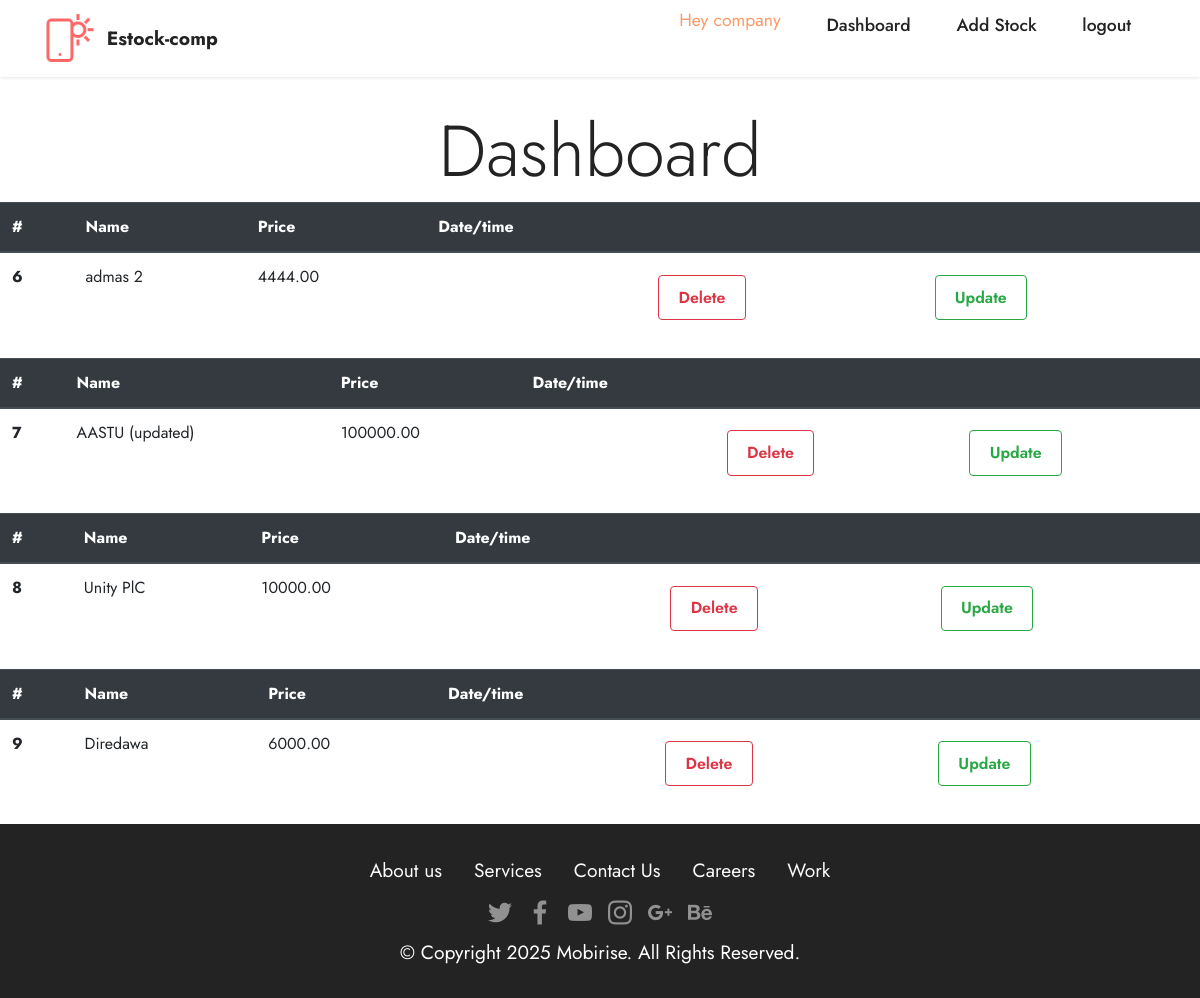
/comp/dashboardComp (signed in), run on an earlier commit of the app's database.
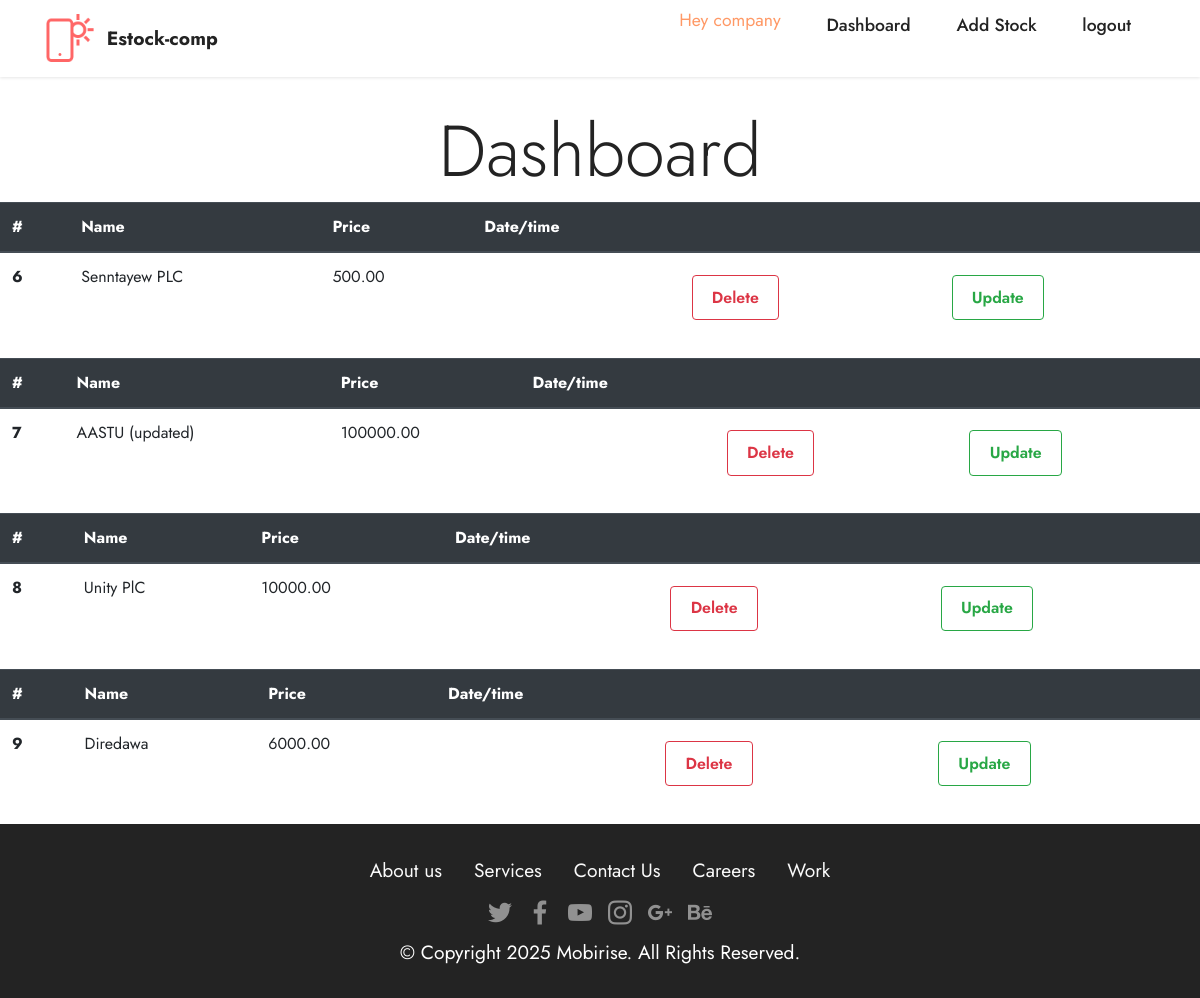
And on a later commit of the database.
### company/models.py (models this page shows, shortened)
class PostModel(models.Model):
    name = models.CharField(max_length=100, blank=False, null=False)
    bio = models.TextField(blank=False, null=False)
    logo = models.ImageField(blank=False, null=False, upload_to='images/posty')
    price = models.DecimalField(blank=False, null=False, max_digits=9, decimal_places=2)

### company/decorators.py (the view)
        def wrapper_func(request, *args, **kwargs):
            group = None
            if request.user.groups.exists():
                group = request.user.groups.all()[0].name
                if group in allowed_roles:
                    return view_func(request, *args, **kwargs)
                else:
                    return HttpResponse("<h1>You are not authorized to view this page")

### company/views.py (called while the page is built)
@allowed_users(allowed_roles='startup')
def Dashboard(request):
    stock = PostModel.objects.all()
    context = {'stocks':stock}
    return render(request, 'company/dashboard.html',context)

### templates/company/dashboard.html
{% extends 'company/base.html' %}
{% load static %}
{% block content %}
<br><br>
 <section>
    <h4 class="display-3 text-center">Dashboard</h4>
    {% for stock in stocks %}
    <table class="table">
        <thead class="thead-dark">
          <tr>
            <th scope="col">#</th>
            <th scope="col">Name</th>
            <th scope="col">Price</th>
            <th scope="col">Date/time</th>
            <th scope="col"></th>
            <th scope="col"></th>
          </tr>
        </thead>
        <tbody>
          <tr>
            <th scope="row">{{ stock.id }}</th>
            <td>{{ stock.name }}</td>
            <td>{{ stock.price }}</td>
            <td>{{ stock.created_at }}</td>
            <td><a class="btn  btn-outline-danger" href="">Delete</a></td>
            <td><a class="btn  btn-outline-success" href="{% url 'update' stock.pk %}">Update</a></td>
          </tr>
        </tbody>
      </table>
{% endfor %}
</section>
{% endblock%}

### templates/company/base.html (shortened to what this page needs)
{% load static %}
<!DOCTYPE html>
<html lang="en">
<head>
    <link rel="stylesheet" href="{% static 'assets/tether/tether.min.css' %}">
    <link rel="stylesheet" href="{% static 'assets/bootstrap/css/bootstrap.min.css' %}">
    <link rel="stylesheet" href="{% static 'assets/bootstrap/css/bootstrap-grid.min.css' %}">
    <link rel="stylesheet" href="{% static 'assets/bootstrap/css/bootstrap-reboot.min.css' %}">
    <link rel="stylesheet" href="{% static 'assets/formstyler/jquery.formstyler.css' %}">
    <link rel="stylesheet" href="{% static 'assets/formstyler/jquery.formstyler.theme.css' %}">
    <link rel="stylesheet" href="{% static 'assets/datepicker/jquery.datetimepicker.min.css' %}">
    <link rel="stylesheet" href="{% static 'assets/dropdown/css/style.css' %}">
    <link rel="stylesheet" href="{% static 'assets/socicon/css/styles.css' %}">
    <link rel="stylesheet" href="{% static 'assets/theme/css/style.css' %}">
    <link rel="stylesheet" href="{% static 'assets/mobirise/css/mbr-additional.css' %}" type="text/css">
</head>
<body>
    <section class="menu menu2 cid-sFZeYj1jb3" once="menu" id="menu2-k">
        <nav class="navbar navbar-dropdown navbar-fixed-top navbar-expand-lg">
            <div class="container">
                <div class="navbar-brand">
                    <span class="navbar-logo">
                        <a href="https://mobiri.se">
                            <img src="{% static 'assets/images/logo.png' %}" alt="Mobirise" style="height: 3rem;">
                        </a>
                    </span>
                    <span class="navbar-caption-wrap"><a class="navbar-caption text-black display-7" href="{% url 'comp-home' %}">Estock-comp</a></span>
                </div>
                <div class="collapse navbar-collapse" id="navbarSupportedContent">
                    <ul class="navbar-nav nav-dropdown nav-right" data-app-modern-menu="true"><li class="nav-item"><a class="nav-link link text-black display-4" href=""></a></li>
                       {% if user.is_authenticated %}
                       <li class="nav-item"><a class="nav-link link text-black text-primary display-4" href="#"><span class="text-danger">Hey {{ user.username }}</span></a></li>
                        <li class="nav-item"><a class="nav-link link text-black text-primary display-4" href="{% url 'dashboard-comp'%}">Dashboard</a></li>
                        <li class="nav-item"><a class="nav-link link text-black text-primary display-4" href="{% url 'post'%}">Add Stock</a></li>
                        <li class="nav-item"><a class="nav-link link text-black text-primary display-4" href="{% url 'logout' %}">logout<br><br></a>
                        </li>
                        {% else %}
                        <li class="nav-item"><a class="nav-link link text-black text-primary display-4" href="{% url 'register-comp' %}">Register</a></li>
                        <li class="nav-item"><a class="nav-link link text-black text-primary display-4" href="{% url 'login-comp' %}">Login</a>
                        </li>
                        {% endif %}
                    </ul>
                </div>
            </div>
        </nav>
    </section>
    {% block content %}
    {% endblock %}
    <section class="footer3 cid-sFZfp0zDk6" once="footers" id="footer3-l">
        <div class="container">
            <div class="media-container-row align-center mbr-white">
                <div class="row row-links">
                    <ul class="foot-menu">
                    <li class="foot-menu-item mbr-fonts-style display-7">
                            <a class="text-white" href="#" target="_blank">About us</a>
                        </li><li class="foot-menu-item mbr-fonts-style display-7">
                            <a class="text-white" href="#" target="_blank">Services</a>
                        </li><li class="foot-menu-item mbr-fonts-style display-7">
                            <a class="text-white" href="#" target="_blank">Contact Us</a>
                        </li><li class="foot-menu-item mbr-fonts-style display-7">
                            <a class="text-white" href="#" target="_blank">Careers</a>
                        </li><li class="foot-menu-item mbr-fonts-style display-7">
                            <a class="text-white" href="#" target="_blank">Work</a>
                        </li></ul>
                </div>
                <div class="row social-row">
                    <div class="social-list align-right pb-2">
                    <div class="soc-item">
                            <a href="https://twitter.com/mobirise" target="_blank">
                                <span class="socicon-twitter socicon mbr-iconfont mbr-iconfont-social"></span>
                            </a>
                        </div><div class="soc-item">
                            <a href="https://www.facebook.com/pages/Mobirise/1616226671953247" target="_blank">
                                <span class="socicon-facebook socicon mbr-iconfont mbr-iconfont-social"></span>
                            </a>
                        </div><div class="soc-item">
                            <a href="https://www.youtube.com/c/mobirise" target="_blank">
                                <span class="socicon-youtube socicon mbr-iconfont mbr-iconfont-social"></span>
                            </a>
                        </div><div class="soc-item">
                            <a href="https://instagram.com/mobirise" target="_blank">
                                <span class="socicon-instagram socicon mbr-iconfont mbr-iconfont-social"></span>
                            </a>
                        </div><div class="soc-item">
                            <a href="https://plus.google.com/u/0/+Mobirise" target="_blank">
                                <span class="socicon-googleplus socicon mbr-iconfont mbr-iconfont-social"></span>
                            </a>
                        </div><div class="soc-item">
                            <a href="https://www.behance.net/Mobirise" target="_blank">
                                <span class="socicon-behance socicon mbr-iconfont mbr-iconfont-social"></span>
                            </a>
                        </div></div>
                </div>
                <div class="row row-copirayt">
                    <p class="mbr-text mb-0 mbr-fonts-style mbr-white align-center display-7">
                        © Copyright 2025 Mobirise. All Rights Reserved.
                    </p>
                </div>
            </div>
        </div>
    </section>
</body>
</html>

### static/assets/dropdown/css/style.css (style rules this page uses)
.navbar-dropdown { left: 0; padding: 0; position: absolute; right: 0; top: 0; transition: all 0.45s ease; z-index: 1030; background: #282828; }
.navbar-dropdown .navbar-logo { margin-right: 0.8rem; transition: margin 0.3s ease-in-out; vertical-align: middle; }
.navbar-dropdown .navbar-logo img { height: 3.125rem; transition: all 0.3s ease-in-out; }
.navbar-dropdown .navbar-caption { font-weight: 700; white-space: normal; vertical-align: -4px; line-height: 3.125rem !important; }
.navbar-dropdown .navbar-caption, .navbar-dropdown .navbar-caption:hover { color: inherit; text-decoration: none; }
.navbar-dropdown.navbar-fixed-top { position: fixed; }
.navbar-dropdown .navbar-brand span { vertical-align: -4px; }
.nav-dropdown { font-size: 0.75rem; font-weight: 500; height: auto !important; }
.nav-dropdown .link { margin: .667em 1.667em; font-weight: 500; padding: 0; transition: color .2s ease-in-out; }
.nav-dropdown .link::after, .nav-dropdown .dropdown-item::after { color: inherit; }

### static/assets/theme/css/style.css (style rules this page uses)
section { background-color: #ffffff; }
body { font-style: normal; line-height: 1.5; font-weight: 400; color: #232323; position: relative; }
section, .container, .container-fluid { position: relative; word-wrap: break-word; }
a { font-style: normal; font-weight: 400; cursor: pointer; }
a, a:hover { text-decoration: none; }
.mbr-text { font-style: normal; line-height: 1.7; }
h1, h2, h3, h4, h5, h6, .display-1, .display-2, .display-4, .display-5, .display-7, span, p, a { line-height: 1; word-break: break-word; word-wrap: break-word; font-weight: 400; }
section { background-position: 50% 50%; background-repeat: no-repeat; background-size: cover; }
.mbr-white { color: #ffffff; }
.align-center { text-align: center; }
.align-right { text-align: right; }
.media-container-row { display: flex; flex-direction: row; flex-wrap: wrap; justify-content: center; align-content: center; align-items: start; }
@media (min-width: 992px) { .media-container-row { flex-wrap: nowrap; } }
img, iframe { display: block; width: 100%; }
.btn { font-weight: 600; border-width: 1px; font-style: normal; margin: 0.6rem 0.6rem; white-space: normal; transition: all 0.2s ease-in-out; display: inline-flex; align-items: center; justify-content: center; word-break: break-word; }
.menu .navbar-brand { display: -webkit-flex; }
.menu .navbar-brand span { display: flex; display: -webkit-flex; }
.menu .navbar-brand .navbar-caption-wrap { display: -webkit-flex; }
.menu .navbar-brand .navbar-logo img { display: -webkit-flex; width: auto; }
@media (min-width: 992px) { .menu .navbar-nav.nav-dropdown { display: -webkit-flex; } }
.navbar { display: -webkit-flex; -webkit-flex-wrap: wrap; -webkit-align-items: center; -webkit-justify-content: space-between; }
.navbar-collapse { -webkit-flex-basis: 100%; -webkit-flex-grow: 1; -webkit-align-items: center; }
.nav-dropdown .link { padding: 0.667em 1.667em !important; margin: 0 !important; }
.row { display: -webkit-flex; -webkit-flex-wrap: wrap; }
html, body { height: auto; min-height: 100vh; }
ul, ol, pre, blockquote { margin-bottom: 2.3125rem; }
@media (min-width: 992px) { .container { padding-left: 16px; padding-right: 16px; } }
@media (min-width: 992px) { .row { margin-left: -16px; margin-right: -16px; } }

What changed in the data, as far as the page shows it:
changed PostModel id 6: name "admas 2" → "Senntayew PLC"; price "4444.00" → "500.00"
